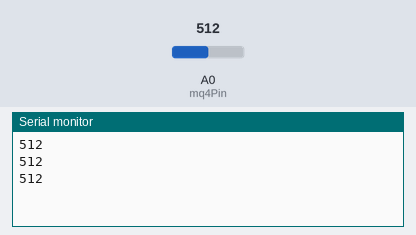
Bench run of a sketch on a simulated Arduino Uno, built with avr-gcc and run on an emulated ATmega328P. On the bench: the last lines printed to the serial monitor. The test bench sets the inputs (shaded band); at power-on: A0 (mq4Pin) = 512.

Above: at 1.3 s.
1.4 s: A0 (mq4Pin) set to 716
At 1.9 s:
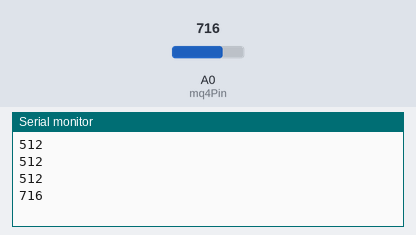
2.9 s: A0 (mq4Pin) set to 900
At 3.4 s:
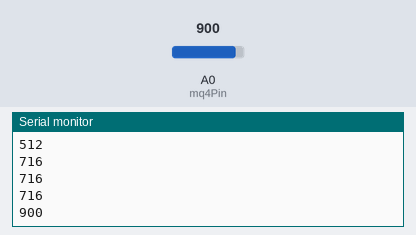
Timing chart, 0 to 5.9 s (numbered marks = the images above; inputs shaded):
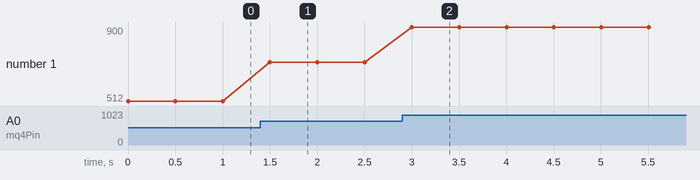

The sketch:

MQ4_Sensor.ino
```cpp
void setup() {
  // put your setup code here, to run once:
  Serial.begin(9600);

}

int mq4Pin = 0;

void loop() {
  // put your main code here, to run repeatedly:
  int mq4 = analogRead(mq4Pin);
  Serial.println(mq4);
  delay(500);

}
```

Measured:
- after the input at 1.4 s, the serial monitor: prints a new line after 0.10 s (image 1)
- after the input at 2.9 s, the serial monitor: prints a new line after 0.10 s (image 2)
- plotted number 1: 512 → 716 after the input at 1.4 s, 716 → 900 after the input at 2.9 s
